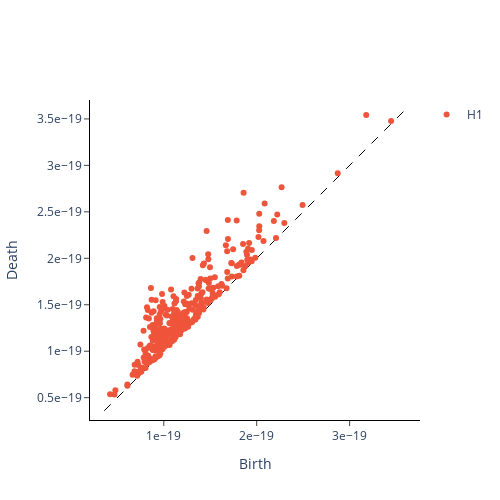

Write notebook code for a chart like this one.
### Markdown cell above
This means you have 100 signals, and for each signal, the persistence diagram has 351 points, each represented by 3 coordinates (birth, death, and homology dimension, but in this case, all points are for homology dimension 1).

### Code cell
signal_idx = 0
diagram = persistence_diagrams_1[signal_idx]
plot_diagram(diagram)

### Figure 1 — Plotly figure (JSON) as saved in the notebook; plotly's stock layout.template omitted (floating-point values rounded to 4 significant figures; data arrays with more than 128 entries replaced by an {"elided": "..."} marker saying what was removed)
{"data": [{"hoverinfo": "none", "line": {"color": "black", "dash": "dash", "width": 1}, "mode": "lines", "showlegend": false, "type": "scatter", "x": [3.594e-20, 3.604e-19], "y": [3.594e-20, 3.604e-19]}, {"hoverinfo": "text", "hovertext": {"elided": "316 str values"}, "mode": "markers", "name": "H1", "type": "scatter", "x": {"elided": "316 float values"}, "y": {"elided": "316 float values"}}], "layout": {"height": 500, "plot_bgcolor": "white", "width": 500, "xaxis": {"autorange": false, "exponentformat": "e", "linecolor": "black", "linewidth": 1, "mirror": false, "range": [3.594e-20, 3.604e-19], "showexponent": "all", "showline": true, "side": "bottom", "ticks": "outside", "title": {"text": "Birth"}, "type": "linear", "zeroline": true}, "yaxis": {"autorange": false, "exponentformat": "e", "linecolor": "black", "linewidth": 1, "mirror": false, "range": [3.594e-20, 3.604e-19], "scaleanchor": "x", "scaleratio": 1, "showexponent": "all", "showline": true, "side": "left", "ticks": "outside", "title": {"text": "Death"}, "type": "linear", "zeroline": true}}}
